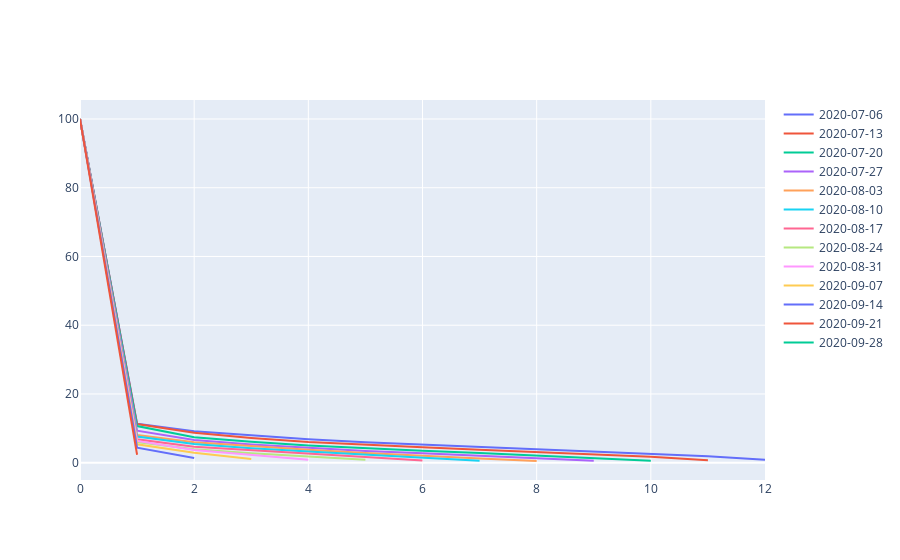

The notebook cell saved with this chart:
### Code cell
plotly_df(roll_ret_df_norm)

### Figure 1 — Plotly figure (JSON) as saved in the notebook; plotly's stock layout.template omitted (floating-point values rounded to 4 significant figures)
{"data": [{"mode": "lines", "name": "2020-07-06", "type": "scatter", "x": [0, 1, 2, 3, 4, 5, 6, 7, 8, 9, 10, 11, 12], "y": [100, 11.35, 9.163, 7.906, 6.809, 5.936, 5.259, 4.546, 3.876, 3.279, 2.622, 1.893, 0.866]}, {"mode": "lines", "name": "2020-07-13", "type": "scatter", "x": [0, 1, 2, 3, 4, 5, 6, 7, 8, 9, 10, 11, 12], "y": [100, 11.24, 8.679, 7.197, 6.041, 5.18, 4.496, 3.73, 3.077, 2.393, 1.713, 0.6934, null]}, {"mode": "lines", "name": "2020-07-20", "type": "scatter", "x": [0, 1, 2, 3, 4, 5, 6, 7, 8, 9, 10, 11, 12], "y": [100, 10.66, 7.405, 6.1, 5.028, 4.17, 3.454, 2.815, 2.131, 1.446, 0.5977, null, null]}, {"mode": "lines", "name": "2020-07-27", "type": "scatter", "x": [0, 1, 2, 3, 4, 5, 6, 7, 8, 9, 10, 11, 12], "y": [100, 9.331, 6.624, 5.326, 4.361, 3.413, 2.737, 2.079, 1.347, 0.5659, null, null, null]}, {"mode": "lines", "name": "2020-08-03", "type": "scatter", "x": [0, 1, 2, 3, 4, 5, 6, 7, 8, 9, 10, 11, 12], "y": [100, 8.075, 5.926, 4.808, 3.741, 2.802, 1.942, 1.215, 0.4923, null, null, null, null]}, {"mode": "lines", "name": "2020-08-10", "type": "scatter", "x": [0, 1, 2, 3, 4, 5, 6, 7, 8, 9, 10, 11, 12], "y": [100, 7.597, 5.466, 4.171, 3.221, 2.284, 1.478, 0.5841, null, null, null, null, null]}, {"mode": "lines", "name": "2020-08-17", "type": "scatter", "x": [0, 1, 2, 3, 4, 5, 6, 7, 8, 9, 10, 11, 12], "y": [100, 6.812, 4.655, 3.585, 2.571, 1.652, 0.6385, null, null, null, null, null, null]}, {"mode": "lines", "name": "2020-08-24", "type": "scatter", "x": [0, 1, 2, 3, 4, 5, 6, 7, 8, 9, 10, 11, 12], "y": [100, 5.995, 3.941, 2.769, 1.815, 0.8367, null, null, null, null, null, null, null]}, {"mode": "lines", "name": "2020-08-31", "type": "scatter", "x": [0, 1, 2, 3, 4, 5, 6, 7, 8, 9, 10, 11, 12], "y": [100, 6.35, 3.666, 2.345, 0.8485, null, null, null, null, null, null, null, null]}, {"mode": "lines", "name": "2020-09-07", "type": "scatter", "x": [0, 1, 2, 3, 4, 5, 6, 7, 8, 9, 10, 11, 12], "y": [100, 5.35, 2.859, 1.105, null, null, null, null, null, null, null, null, null]}, {"mode": "lines", "name": "2020-09-14", "type": "scatter", "x": [0, 1, 2, 3, 4, 5, 6, 7, 8, 9, 10, 11, 12], "y": [100, 4.36, 1.36, null, null, null, null, null, null, null, null, null, null]}, {"mode": "lines", "name": "2020-09-21", "type": "scatter", "x": [0, 1, 2, 3, 4, 5, 6, 7, 8, 9, 10, 11, 12], "y": [100, 2.312, null, null, null, null, null, null, null, null, null, null, null]}, {"mode": "lines", "name": "2020-09-28", "type": "scatter", "x": [0, 1, 2, 3, 4, 5, 6, 7, 8, 9, 10, 11, 12], "y": [100, null, null, null, null, null, null, null, null, null, null, null, null]}], "layout": {"title": {"text": ""}, "xaxis": {"type": "linear", "range": [0, 12], "autorange": true}, "yaxis": {"type": "linear", "range": [-5.036, 105.5], "autorange": true}, "autosize": true}}
